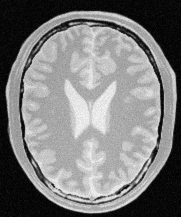
#> input picture q2/brain_proton_density_slice.png, 181 x 217 px
$ python q2.py
#> lines starting #> are read from the running program, lines starting #| are printed output that depends on the picture
import matplotlib.pyplot as plt
from PIL import Image

def clamp_0_255(v):
    if v < 0:
        return 0
    if v > 255:
        return 255
    return int(v)

def make_int(v):
    try:
        return int(v)
    except:
        return 0

def clamp_point(x, y):
    x = make_int(x)
    y = make_int(y)
    if x < 0: x = 0
    if x > 255: x = 255
    if y < 0: y = 0
    if y > 255: y = 255
    return (x, y)

def ensure_endpoints(points):
    if len(points) == 0:
        points = [(0, 0), (255, 255)]
        return points

    first_x, first_y = points[0]
    last_x, last_y = points[-1]

    if first_x != 0:
        points = [(0, first_y)] + points
    if last_x != 255:
        points = points + [(255, last_y)]
    return points

def build_lut_from_points_beginner(control_pts):
    """
    Beginner-style LUT builder from control points.
    - Uses simple loops and lists.
    - Respects vertical jumps when two points share the same x.
    - Fills missing values by simple forward/backward fill.
    Returns:
        lut_list: list of 256 ints
        r_vals:   [0..255]
        s_vals:   same as lut_list (for plotting)
    """
    print("Building LUT from control points (beginner style)...")

    cps = []
    i = 0
    while i < len(control_pts):
        x, y = control_pts[i]
        cps.append(clamp_point(x, y))
        i = i + 1

    cps = ensure_endpoints(cps)

    lut = [None] * 256

    j = 0
    while j < len(cps) - 1:
        x0, y0 = cps[j]
        x1, y1 = cps[j + 1]

        if x1 == x0:
            lut[x0] = clamp_0_255(y1)
        else:
            step = 1
            if x1 < x0:
                step = -1

            dx = (x1 - x0)
            if dx < 0:
                dx = -dx

            x = x0
            while True:
                denom = (cps[j + 1][0] - cps[j][0])
                if denom == 0:
                    t = 0.0
                else:
                    t = (x - x0) / float(denom)

                y = y0 + (y1 - y0) * t
                lut[x] = clamp_0_255(y)

                if x == x1:
                    break
                x = x + step

        j = j + 1

    last_seen = None
    i = 0
    while i < 256:
        if lut[i] is None:
            if last_seen is not None:
                lut[i] = last_seen
        else:
            last_seen = lut[i]
        i = i + 1

    next_seen = None
    i = 255
    while i >= 0:
        if lut[i] is None:
            if next_seen is not None:
                lut[i] = next_seen
        else:
            next_seen = lut[i]
        i = i - 1

    i = 0
    while i < 256:
        lut[i] = clamp_0_255(lut[i] if lut[i] is not None else 0)
        i = i + 1

    r_vals = list(range(256))
    s_vals = list(lut)
    print("LUT ready with", len(lut), "entries.")
    return lut, r_vals, s_vals

def apply_lut_pixel_by_pixel(gray_img, lut):
    """
    Beginner-style pixel-by-pixel LUT application using PIL .load().
    gray_img: PIL Image in mode "L"
    """
    print("Applying LUT to image (pixel-by-pixel, may be slow)...")
    w, h = gray_img.size
    out_img = Image.new("L", (w, h))
    in_px = gray_img.load()
    out_px = out_img.load()

    y = 0
    while y < h:
        x = 0
        while x < w:
            v = in_px[x, y]  # 0..255
            out_px[x, y] = lut[v]
            x = x + 1
        y = y + 1

    return out_img

control_pts_wm = [
(0, 0),
(110, 100),
(180, 170),
(200, 255),
(255,255)

]

control_pts_gm = [
    (0, 0),
    (80, 60),
    (120, 180),
    (180, 205),
    (255, 255)
]

def main():
    INPUT_IMAGE = "brain_proton_density_slice.png"
    WM_OUT = "wm_from_ctrlpts.png"
    GM_OUT = "gm_from_ctrlpts.png"

    print("Opening input image:", INPUT_IMAGE)
    try:
        img = Image.open(INPUT_IMAGE).convert("L")
    except Exception as e:
        print("Failed to open image. Error:", e)
        return

    print("Image size:", img.size)
#| Image size: (181, 217)

    print("Building White Matter LUT...")
    lut_wm, r_wm, s_wm = build_lut_from_points_beginner(control_pts_wm)

    print("Building Gray Matter LUT...")
    lut_gm, r_gm, s_gm = build_lut_from_points_beginner(control_pts_gm)

    out_img_wm = apply_lut_pixel_by_pixel(img, lut_wm)
#> in apply_lut_pixel_by_pixel, `out_img = Image.new("L", (w, h))`: out_img: PIL image 181x217 L; every value is 0
#> after the loop in apply_lut_pixel_by_pixel, `while y < h:`: y = 217
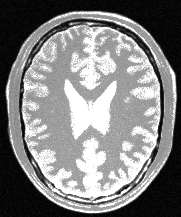
#> out_img_wm: PIL image 181x217 L; min 0, max 255, mean 128.7
    out_img_gm = apply_lut_pixel_by_pixel(img, lut_gm)
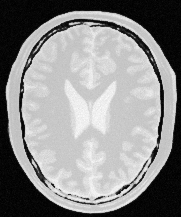
#> out_img_gm: PIL image 181x217 L; min 0, max 252, mean 139.5

    out_img_wm.save(WM_OUT)
    out_img_gm.save(GM_OUT)
    print("Saved:", WM_OUT)
    print("Saved:", GM_OUT)

    print("Plotting transform curves...")
    plt.figure(figsize=(7, 7))
    plt.plot(r_wm, s_wm, label="White Matter", linewidth=2)
    plt.plot(r_gm, s_gm, label="Gray Matter", linewidth=2, linestyle="--")

    wmx = [p[0] for p in control_pts_wm]
    wmy = [p[1] for p in control_pts_wm]
    gmx = [p[0] for p in control_pts_gm]
    gmy = [p[1] for p in control_pts_gm]
    plt.scatter(wmx, wmy, s=45)
    plt.scatter(gmx, gmy, s=45)

    plt.title("Intensity Transform (Control-Point Based)")
    plt.xlabel("Input intensity (r)")
    plt.ylabel("Output intensity (s)")
    plt.xlim(0, 255)
    plt.ylim(0, 255)
    plt.grid(True)
    plt.legend()
    plt.show()
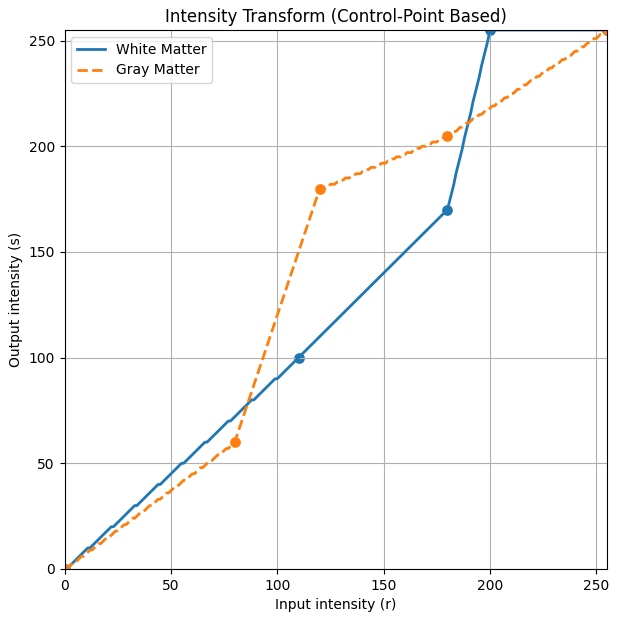
#> figure drawn by matplotlib, 1 panel; curve peaks at x = 200, y = 255; curve peaks at x = 255, y = 255

    print("Showing images...")
    plt.figure(figsize=(12, 5))

    plt.subplot(1, 3, 1)
    plt.imshow(img, cmap="gray", vmin=0, vmax=255)
    plt.title("Original")
    plt.axis("off")

    plt.subplot(1, 3, 2)
    plt.imshow(out_img_wm, cmap="gray", vmin=0, vmax=255)
    plt.title("White Matter")
    plt.axis("off")

    plt.subplot(1, 3, 3)
    plt.imshow(out_img_gm, cmap="gray", vmin=0, vmax=255)
    plt.title("Gray Matter")
    plt.axis("off")

    plt.show()
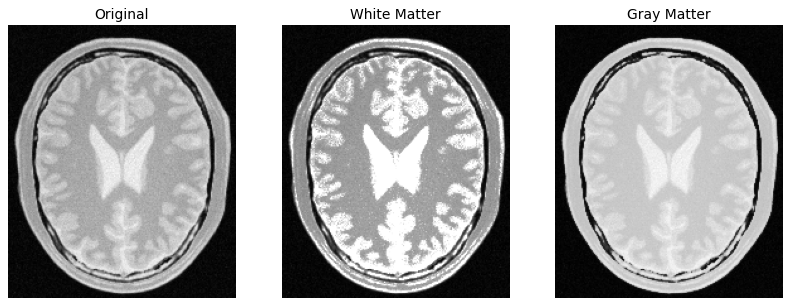
#> figure drawn by matplotlib, 3 panels
    print("Done.")

if __name__ == "__main__":
    main()
